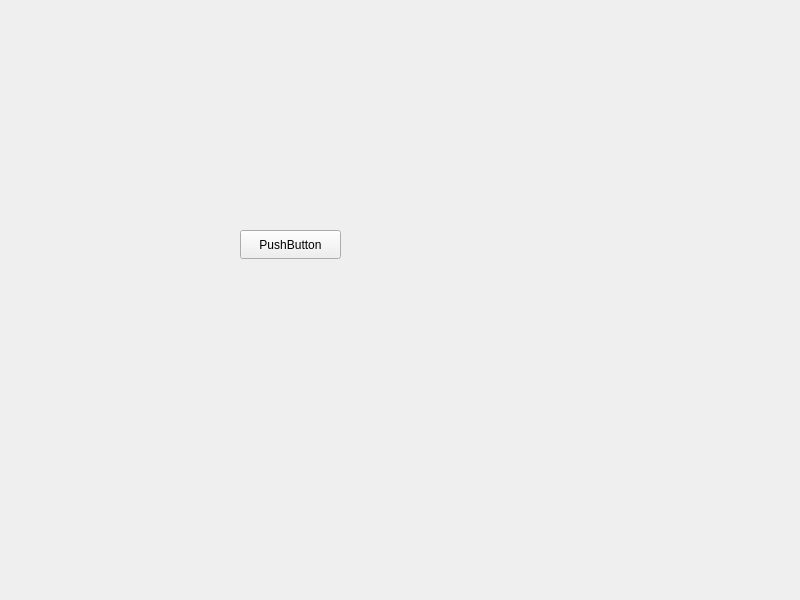
<?xml version="1.0" encoding="UTF-8"?>
<ui version="4.0">
 <class>Widget</class>
 <widget class="QWidget" name="Widget">
  <property name="geometry">
   <rect>
    <x>0</x>
    <y>0</y>
    <width>800</width>
    <height>600</height>
   </rect>
  </property>
  <property name="windowTitle">
   <string>Widget</string>
  </property>
  <widget class="QPushButton" name="pushButton">
   <property name="geometry">
    <rect>
     <x>240</x>
     <y>230</y>
     <width>101</width>
     <height>29</height>
    </rect>
   </property>
   <property name="text">
    <string>PushButton</string>
   </property>
  </widget>
 </widget>
 <resources/>
 <connections/>
</ui>
